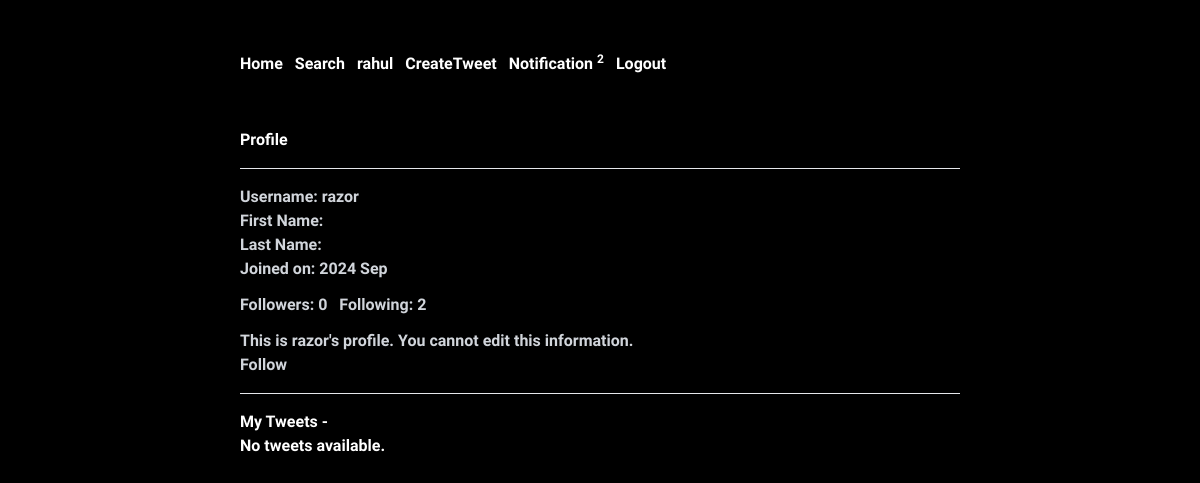
The page /razor (signed in) on the database its author committed.
### app/models.py (models this page shows)
class CustomUser(AbstractUser):
    bio = models.TextField(max_length=100, blank=True)
    following = models.ManyToManyField('self', symmetrical=False, related_name="followers", blank=True)

### app/views.py (the view)
# urls.py: path('<str:user>', views.profile, name='profile'),
@login_required(login_url='login_user')
def profile(request, user):
    if request.user.is_authenticated and request.user.username == user:
        user = request.user
    else:
        user = get_object_or_404(User, username=user)
    is_own_profile = request.user == user
    tweets = user.tweets.all().order_by('-created_at')
    context ={'user':user, 'is_own_profile':is_own_profile, 'tweets':tweets}
    return render(request, 'auth/Profile.html', context)

### templates/auth/Profile.html (shortened to what this page needs)
{% extends 'base.html' %}
{% load static %}
{% block content %}
<h1>Profile</h1>
<hr class="mt-4">
<div class="mt-4 text-gray-300">
    <p>Username: {{user.username}}</p>
    <p>First Name: {{user.first_name}}</p>
    <p>Last Name: {{user.last_name}}</p>
    <p>Joined on: {{user.date_joined|date:"Y M"}}</p>
    <div class="mt-3 flex space-x-3">
        <a href="{% url 'followers' user %}">Followers: {{user.followers.all.count}}</a>
        <a href="{% url 'followings' user %}">Following: {{user.following.all.count}}</a>
    </div>
    <div class="mt-3">
        {% if is_own_profile %}
        <p>This is your profile. You can <a href="{% url 'edit_profile' request.user %}" class="text-white underline">edit</a> your information.</p>
        {% else %}
            <p>This is {{ user.username }}'s profile. You cannot edit this information.</p>
            {% if request.user in user.followers.all %}
            <a href="{% url 'unfollow' user.username %}" class="text-red-300">UnFollow</a>
            {% else %}
            <a href="{% url 'follow' user.username %}" class="text-gray-300">Follow</a>
            {% endif %}
        {% endif %}
    </div>
</div>
<hr class="mt-4">
<h1 class="mt-4">My Tweets -</h1>
{% for tweet in tweets %}
    {% include 'tweet/Tweets.html' %}
{% empty %}
    <p>No tweets available.</p>
{% endfor %}
{% endblock %}

### templates/navbar.html
<nav class="navbar bg-transparent w-full py-4">
    <div class="flex flex-col md:flex-row justify-start">
        <ul class="flex flex-col md:flex-row flex-wrap md:space-x-3 space-y-2 md:space-y-0">
            {% if request.user.is_authenticated %}
            <li><a href="{% url 'home' %}" class="whitespace-nowrap">Home</a></li>
            <li><a href="{% url 'search_users' %}" class="whitespace-nowrap">Search</a></li>
            <li><a href="{% url 'profile' request.user %}" class="whitespace-nowrap">{{request.user}}</a></li>
            <li><a href="{% url 'create_tweet' %}" class="whitespace-nowrap">CreateTweet</a></li>
            <li><a href="{% url 'notifications' %}" class="whitespace-nowrap">Notification <sup id="notification">0</sup></a></li>
            <li><a href="{% url 'logout_user' %}" class="whitespace-nowrap">Logout</a></li>
            {% else %}
            <li><a href="{% url 'login_user' %}" class="whitespace-nowrap">Login</a></li>
            {% endif %}
        </ul>
    </div>
</nav>

### static/css/index.css (style rules this page uses)
body { font-family: "Inconsolata" !important; font-optical-sizing: auto; color: white !important; font-weight: 550 !important; }

### rows shown on the page
CustomUser: user "rahul"
CustomUser: username "razor", date_joined "2024 Sep", followers.all.count "0", following.all.count "2"
